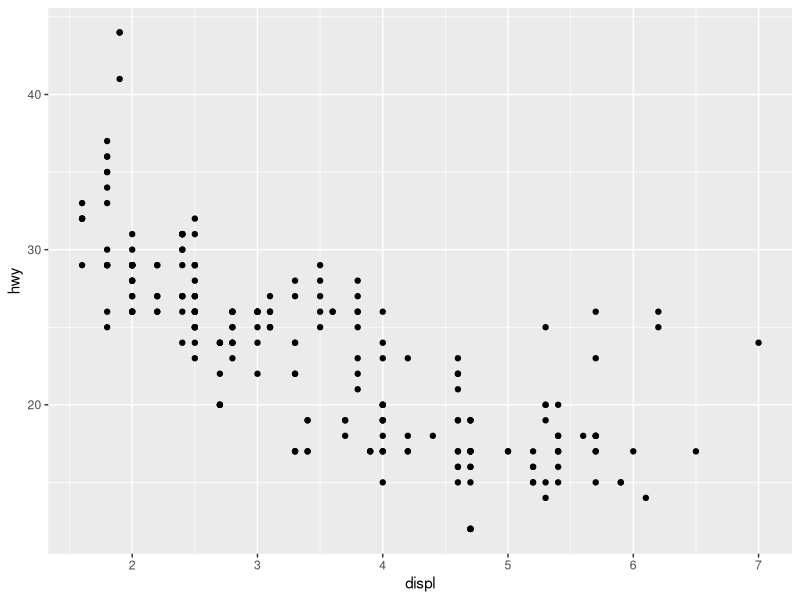
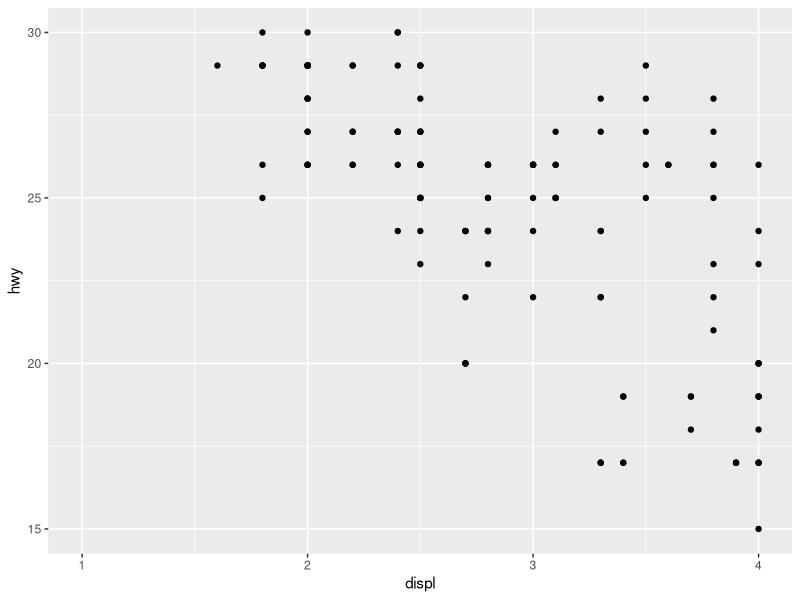
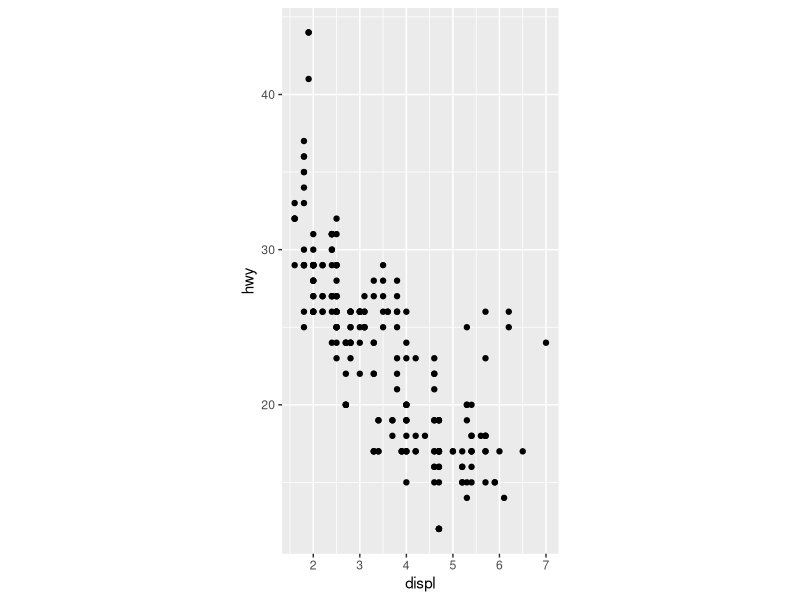
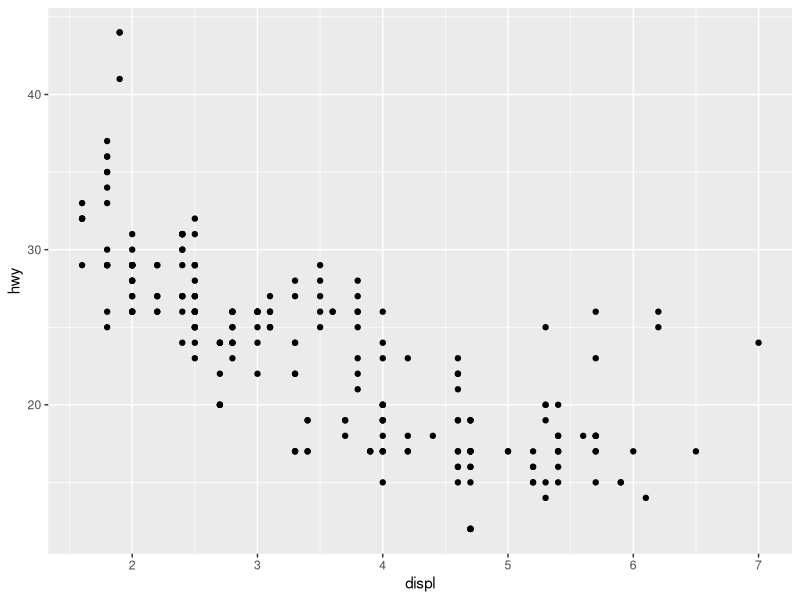
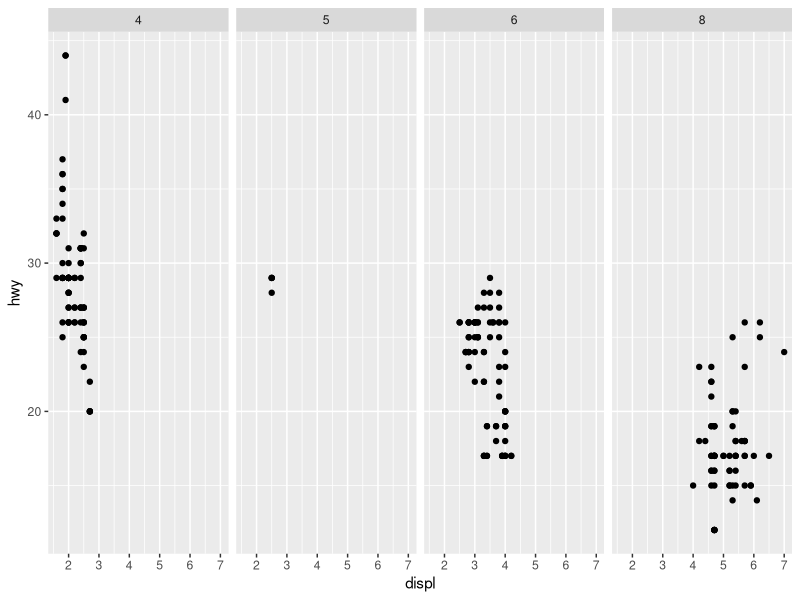
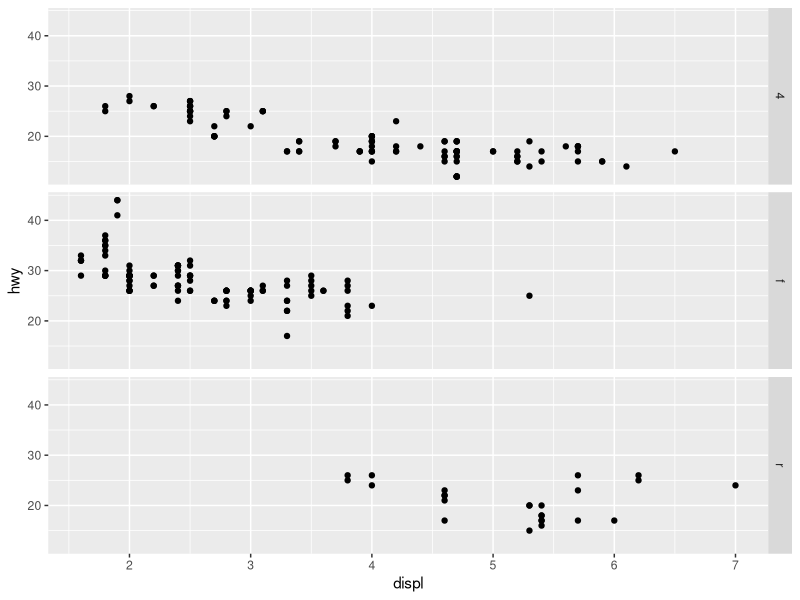
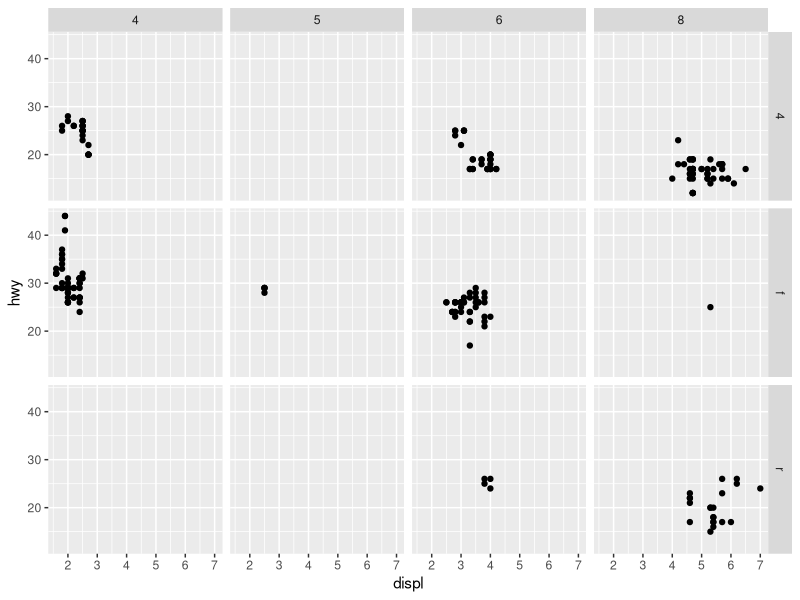

Write the R code that produced these figures, in order.
library(ggplot2)

# COORDINATES
pl <- ggplot(mpg, aes(x=displ, y=hwy)) + geom_point()
print(pl)

# xlim and ylim expect a vector c(lower_limit, higher_limit)
pl2 <- pl + coord_cartesian(xlim = c(1, 4), ylim=c(15, 30))
print(pl2)

# aspect ratio
pl2 <- pl + coord_fixed(ratio = 1/3)
print(pl2)

# FACET GRID
# create plot for each unique value of categorical variable
print(pl)

# facet_grid(. ~ variable)
# . -> do you want to facet by y axis
# ~
# what do you want to facet by
# (. ~ variable) -> facet variable by x axis
# (variable ~ .) -> facet variable by y axis

# cylinders are separated along the x axis
print(pl + facet_grid(. ~ cyl))

print(pl + facet_grid(drv ~ .))

# 2D facets:
print(pl + facet_grid(drv ~ cyl))



















